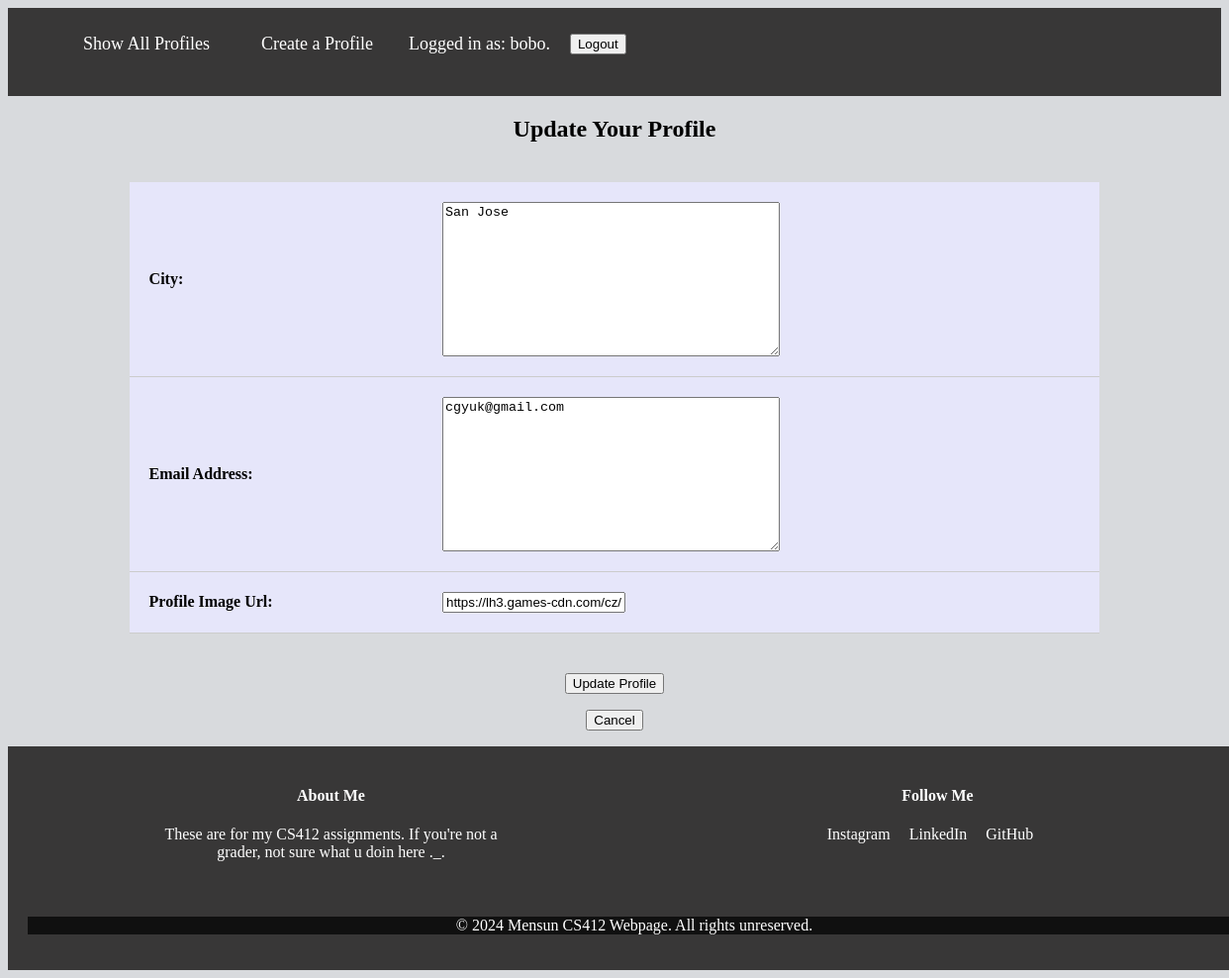
/mini_fb/profile/update (signed in), run on an earlier commit of the app's database.
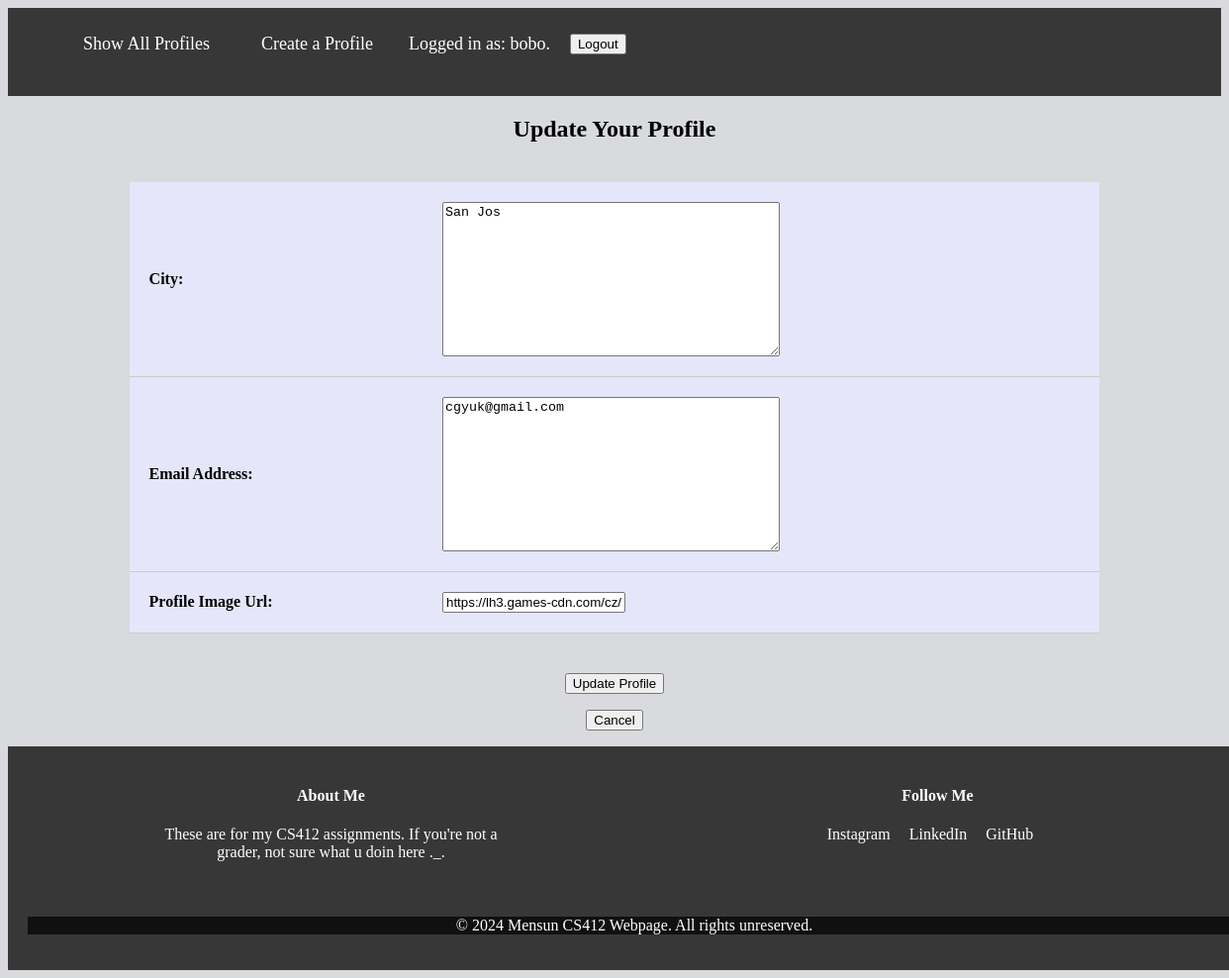
And on a later commit of the database.
### mini_fb/models.py (models this page shows, shortened)
class Profile(models.Model):
  first_name = models.TextField(blank=False)
  last_name = models.TextField(blank=False)
  city = models.TextField(blank=False)
  email_address = models.TextField(blank=False)
  profile_image_url = models.URLField(blank=True)
  user = models.ForeignKey(User, on_delete=models.CASCADE, default=User.objects.get(username="admin").id)

### mini_fb/views.py (the view, shortened to what this page needs)
# urls.py: path('profile/update', views.UpdateProfileView.as_view(), name="update_profile"),
class UpdateProfileView(LoginRequiredMixin, UpdateView):
  form_class = UpdateProfileForm
  template_name = 'mini_fb/update_profile_form.html'
  def get_object(self):
    return Profile.objects.get(user=self.request.user)

### mini_fb/forms.py
class UpdateProfileForm(forms.ModelForm):
  class Meta:
    model = Profile
    fields = ["city","email_address","profile_image_url"]

### mini_fb/templates/mini_fb/update_profile_form.html (shortened to what this page needs)
{% extends 'mini_fb/base.html' %}
{% block content %}
</ul>
</nav>
<h2> Update Your Profile </h2>
<form method="POST">
  <table style="text-transform: capitalize; font-weight:bold">
    {% for input in form %}
    <tr>
      <td>
        {{input.label_tag}}
      </td>
      <td>
        {{input}}
      </td>
    </tr>
    {% endfor %}
  </table>
  <input type="submit" name="submit" value="Update Profile">
</form>
<form action="{% url 'show_profile' profile.pk %}">
  <input type="submit" name="Cancel" value="Cancel">
</form>
{% endblock %}

What changed in the data, as far as the page shows it:
changed Profile "cgyuk@gmail.com": city "San Jose" → "San Jos"
